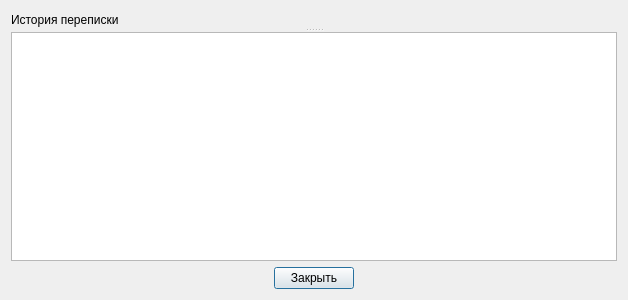
<?xml version="1.0" encoding="UTF-8"?>
<ui version="4.0">
 <class>History</class>
 <widget class="QDialog" name="History">
  <property name="windowModality">
   <enum>Qt::NonModal</enum>
  </property>
  <property name="geometry">
   <rect>
    <x>0</x>
    <y>0</y>
    <width>628</width>
    <height>300</height>
   </rect>
  </property>
  <property name="windowTitle">
   <string>Статистика клиентов</string>
  </property>
  <property name="windowIcon">
   <iconset>
    <normaloff>:/app/icons/history-clock-button_16.png</normaloff>:/app/icons/history-clock-button_16.png</iconset>
  </property>
  <property name="modal">
   <bool>true</bool>
  </property>
  <layout class="QGridLayout" name="gridLayout">
   <item row="0" column="0">
    <widget class="QSplitter" name="splitter">
     <property name="orientation">
      <enum>Qt::Vertical</enum>
     </property>
     <widget class="QLabel" name="lblHistory">
      <property name="text">
       <string>История переписки</string>
      </property>
     </widget>
     <widget class="QTableView" name="tbMessages"/>
    </widget>
   </item>
   <item row="1" column="0">
    <layout class="QHBoxLayout" name="horizontalLayout" stretch="1,0,1">
     <item>
      <widget class="QWidget" name="widget" native="true"/>
     </item>
     <item>
      <widget class="QPushButton" name="btnClose">
       <property name="text">
        <string>Закрыть</string>
       </property>
      </widget>
     </item>
     <item>
      <widget class="QWidget" name="widget_2" native="true"/>
     </item>
    </layout>
   </item>
  </layout>
 </widget>
 <resources>
  <include location="res_icons.qrc"/>
 </resources>
 <connections>
  <connection>
   <sender>btnClose</sender>
   <signal>released()</signal>
   <receiver>History</receiver>
   <slot>close()</slot>
   <hints>
    <hint type="sourcelabel">
     <x>348</x>
     <y>276</y>
    </hint>
    <hint type="destinationlabel">
     <x>199</x>
     <y>149</y>
    </hint>
   </hints>
  </connection>
 </connections>
</ui>
